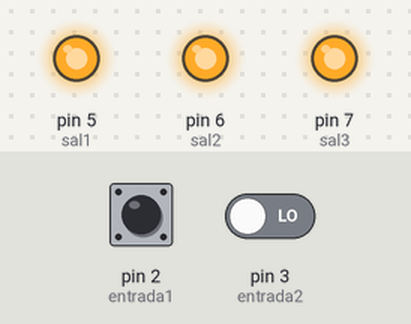
This sketch was run on a simulated Arduino Uno, built with avr-gcc and run on an emulated ATmega328P. On the bench: output pins drawn as LEDs (lit = HIGH). Inputs (shaded band) come from the test bench; at power-on: pin 2 (entrada1) LOW, pin 3 (entrada2) LOW. Pins used as bus, display or sensor lines are not drawn.

Above: at 1.2 s.
1.3 s: pin 2 (entrada1) driven HIGH
At 2.2 s:
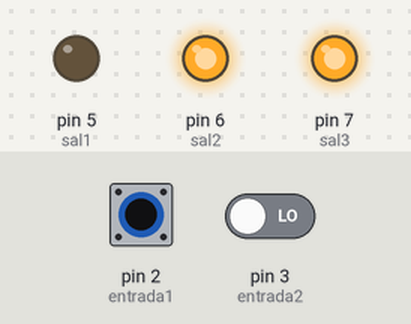
2.8 s: pin 3 (entrada2) driven HIGH
At 3.4 s:
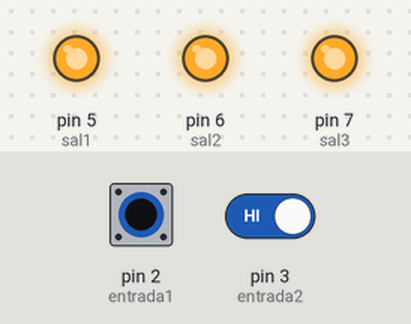
4.3 s: pin 2 (entrada1) pulsed LOW 5 times (0.12 s each, 0.3 s apart)
At 6.2 s:
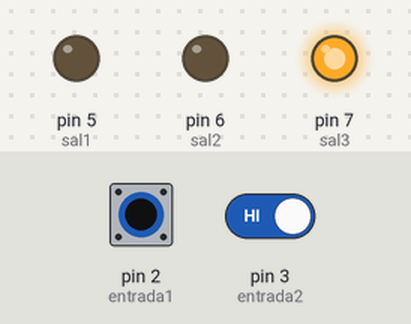
Timing chart, 0 to 7.7 s (numbered marks = the images above; inputs shaded):
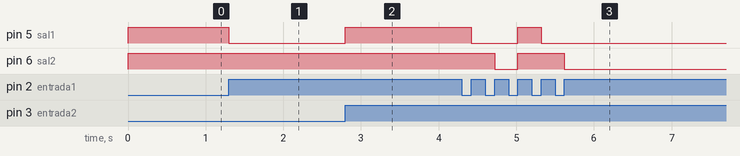

Measured:
- after the input at 1.3 s, pin 5 (sal1): HIGH → LOW at once
- after the input at 2.8 s, pin 5 (sal1): LOW → HIGH at once
- after the input at 4.3 s, pin 5 (sal1): HIGH → LOW after 0.12 s, → HIGH 0.60 s later, → LOW 0.30 s later; pin 6 (sal2): HIGH → LOW after 0.42 s, → HIGH 0.30 s later, → LOW 0.60 s later

The sketch:

Classesorasi.ino
```cpp
//Codigo con clase (OOP)
//Codigo desarrollado por OpenSource UPIITA
/*Desarrolladores
Oropeza Rangel Luis
Huang Rojas Armando Mao Li
Abraca Robles Diego

*/


//Definimos que pines se van a usar y los nombramos con respecto
//a su funcion

//Entradas
#define entrada1 2
#define entrada2 3
#define entrada3 4
//salidas
#define sal1 5
#define sal2 6
#define sal3 7
#define clk 8 //salida de reloj
const unsigned long bounce = 50;

//Creamos una clase para, posteriormente, leer
//las instrucciones que le demos de manera externa
class Bank
{
  private:
  int set[3]; //aquí se guardarán los pines que se usarán
  public:
  Bank(int p1, int p2, int p3) //con este podremos construir y guardar los bancos
  {
    this->set[0] = p1;
    this->set[1] = p2;
    this->set[2] = p3;
  }

  void begin() //configuramos pines de salida
  {
    pinMode(sal1, OUTPUT);
    pinMode(sal2, OUTPUT);
    pinMode(sal3, OUTPUT);
  }

  void sett() //instrucción que permite modificar las salidas con respecto al contenido
              //del banco
  {
    for(int i=0; i<3; i++)
    {
      int pinOutput = sal1 + i;
      digitalWrite(pinOutput, this->set[i] ? HIGH : LOW);
      delayMicroseconds(10);
      digitalWrite(clk, HIGH);
      delayMicroseconds(10);
      digitalWrite(clk, LOW);
      delayMicroseconds(10);
    }
  }
};

Bank bnk[3] = { //Este es un banco donde configuramos los pines que queremos prender
  Bank(1,1,1),
  Bank(0,1,1),
  Bank(0,0,1),
};

int idbnk = 0;

bool estadoAnterior1 = LOW;
bool estadoAnterior2 = LOW;

unsigned long tiempoRebote = 0;

void setup() //declaramos que pines queremos como entradas y salidas
{
  pinMode(entrada1, INPUT);
  pinMode(entrada2, INPUT);
  pinMode(entrada3, INPUT);
  pinMode(clk, OUTPUT);

  for(int i = 0; i < 3; i++) //inicializamos los objetos que usaremos
  {
    bnk[i].begin();
  }

  bnk[idbnk].sett();        //iniciamos en el banco cero aunque en un futuro se cambiará
                            //para poder iniciar en el ultimo usado
}

void loop()
{
  //analizamos si hay entradas en los botones
  bool lectura1 = digitalRead(entrada1);
  bool lectura2 = digitalRead(entrada2);

  unsigned long tiempoActual = millis();

  if((tiempoActual - tiempoRebote) > bounce) //
  {
    if(lectura1 == HIGH && estadoAnterior1 == LOW)    //
    {
      idbnk++;
      if(idbnk >= 3) idbnk = 0;                       //Crea un loop para que no suba a un banco inexistente
      bnk[idbnk].sett();                              //indicamos en que banco se ubica y hacemos el seteo de pines
      tiempoRebote = tiempoActual;
    }

    if(lectura2 == HIGH && estadoAnterior2 == LOW)    //resta o baja el banco en el que se encuentre
    {
      idbnk--;
      if(idbnk < 0) idbnk = 2;                       //Crea un loop para que no baje a un banco inexistente
      bnk[idbnk].sett();                             //indicamos en que banco se ubica y hacemos el seteo de pines
      tiempoRebote = tiempoActual;
    }
  }
  estadoAnterior1 = lectura1;
  estadoAnterior2 = lectura2;
}
```
